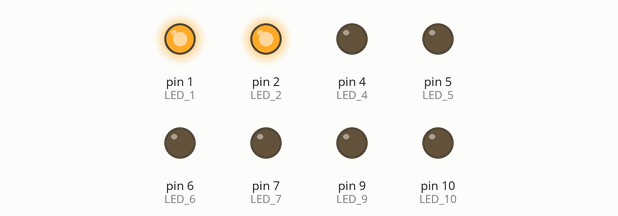
This sketch was run on a simulated Arduino Uno, built with avr-gcc and run on an emulated ATmega328P. On the bench: output pins drawn as LEDs (lit = HIGH).

Above: at 0.15 s.
At 1.05 s:
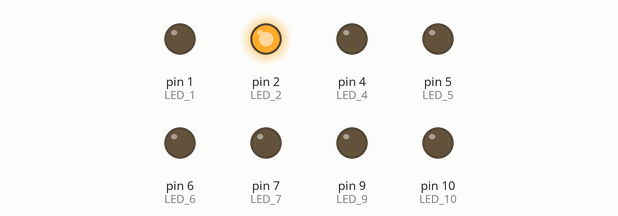
At 4.9 s:
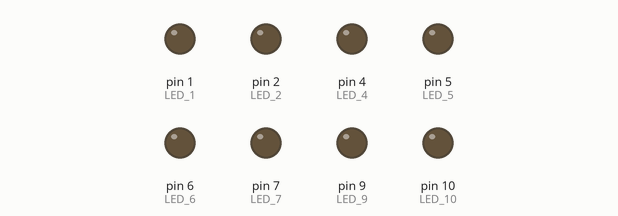
Timing chart, 0 to 6.9 s (numbered marks = the images above):
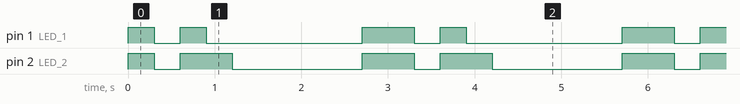

Measured:
- by itself, pin 1 (LED_1): repeats every 3.0 s: LOW 0.30 s, HIGH 0.30 s, LOW 1.8 s, HIGH 0.60 s
- by itself, pin 2 (LED_2): repeats every 3.0 s: LOW 0.30 s, HIGH 0.60 s, LOW 1.5 s, HIGH 0.60 s
- by itself, everything shown: repeats every 3.0 s, in 5 steps

The sketch:

zero_to_nine_7_segment_LED.ino
```cpp
#define LED_1 1   // Bit 7 (1000 0000)
#define LED_2 2   // Bit 6 (0100 0000)

#define LED_4 4   // Bit 5 (0010 0000)
#define LED_5 5   // Bit 4 (0001 0000)

#define LED_6 6   // Bit 3 (0000 1000)
#define LED_7 7   // Bit 2 (0000 0100)

#define LED_9 9   // Bit 1 (0000 0010)
#define LED_10 10 // Bit 0 (0000 0001)

/*
   0: BIT 1,2,4,6,7,9 = 1110 1110 = 238
   1: BIT 4,6 = 0010 1000 = 40
   2: BIT 1,2,6,7,10 = 1100 1101 = 205
   3: BIT 2,4,6,7,10 = 0110 1101 = 109
   4: BIT
*/


unsigned char arr[] = {238, 40, 205, 109, };

void display_led(unsigned char value)
{
  digitalWrite(LED_1, 1 & (value >> 7));
  digitalWrite(LED_2, 1 & (value >> 6));
}


void setup() {
  pinMode(LED_1, OUTPUT);
  pinMode(LED_2, OUTPUT);
  pinMode(LED_4, OUTPUT);
  pinMode(LED_5, OUTPUT);
  pinMode(LED_6, OUTPUT);
  pinMode(LED_7, OUTPUT);
  pinMode(LED_9, OUTPUT);
  pinMode(LED_10, OUTPUT);
}

void loop() {
  for (int i = 0; i < 10; i++)
  {
    display_led(arr[i]);
    delay(300);
  }
}
```
